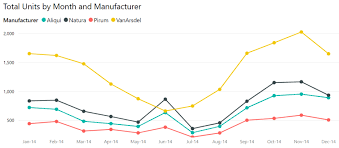
#> input picture eval/chart.png, 339 x 148 px; its folder holds only this picture in this run
$ python -i utils.py   (imports and definitions only)
#> lines starting #> are read from the running program, lines starting #| are printed output that depends on the picture; after the words box and inside, x2 and y2 are one past the last pixel; in counts of white or black regions, pixels touching at a corner belong together
import os
import cv2
import matplotlib.pyplot as plt
from copy import deepcopy
import numpy as np
import re
import pytesseract
from scipy.ndimage import center_of_mass


# [23 lines left out: functions annotshow, delete_contents, not called in this run]


def extract_y_axis(file):
    # Load the image
#> called with file = 'eval/chart.png'
    image = cv2.imread(file)
#> image is the input picture: shape (148, 339, 3); mean B, G, R 247.7, 249.3, 249.4
    # Check if the image is loaded correctly
    if image is None:
        raise ValueError('Image not loaded. Check the path.')
    # Get the dimensions of the image
    height, width = image.shape[:2]
#> height = 148; width = 339
    # Define a threshold to consider a line too close to the border
    border_threshold = 10

    # Convert to grayscale
    gray = cv2.cvtColor(image, cv2.COLOR_BGR2GRAY)
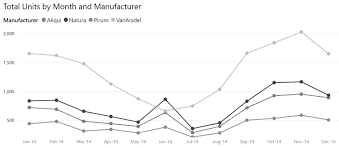
#> gray: shape (148, 339); min 7, max 255, mean 249.2

    # Apply Gaussian blur
    blurred = cv2.GaussianBlur(gray, (5, 5), 0)
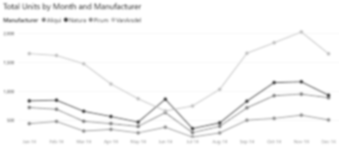
#> blurred: shape (148, 339); min 89, max 255, mean 249.2

    # Apply Canny edge detector
    edges = cv2.Canny(blurred, threshold1=50, threshold2=150)
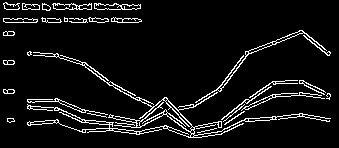
#> edges: shape (148, 339); 7.2% white in thin lines or dots, all inside (x1, y1, x2, y2) = (3, 2, 331, 138)

    # Detect lines using Hough Line Transform
    lines = cv2.HoughLinesP(edges, rho=1, theta=np.pi/180, threshold=100, minLineLength=100, maxLineGap=10)
#> lines = None

    # Create a copy of the original image to draw lines on
    line_image = np.copy(image)

    # Initialize variables to find the leftmost vertical line
    min_x = float('inf')
    y_axis_line = None

    angles_in_degrees = []

    # Filter and identify the y-axis line
    for line in lines:
        for x1, y1, x2, y2 in line:
            # Calculate the angle of the line
            angle = np.arctan2(y2 - y1, x2 - x1) * 180 / np.pi
            angles_in_degrees.append(angle)
            # Check if the line is nearly vertical
            if abs(angle) == 90 and min(x1, x2) > border_threshold and max(x1, x2) < (width - border_threshold):
                # Take the minimum x-coordinate of the line
                if min(x1, x2) < min_x:
                    min_x = min(x1, x2)
                    y_axis_line = ((x1, y1), (x2, y2))
#> this loop made 0 passes
#> after the loop, angles_in_degrees = []; min_x = inf

    # Draw the y-axis line on the image if found
    if y_axis_line:
        cv2.line(line_image, y_axis_line[0], y_axis_line[1], (0, 0, 255), 2)

    # Print the y-axis line coordinates if found
    if y_axis_line:
        print('Y-Axis Line Coordinates:', y_axis_line)
    else:
        print('No Y-Axis Line detected')

    return y_axis_line, line_image


# [49 lines left out: functions extract_text, find_min_max, extract_centroids, match_bar_coordinates, calculate_scaling_factor, not called in this run]


def bar_values(matched_coordinates, scaling_factor):
    return [round(scaling_factor * abs(y1 - y2)) for ((x1, y1), (x2, y2)) in matched_coordinates]

#> (the run stopped early here; a loop or call above may not have finished)
